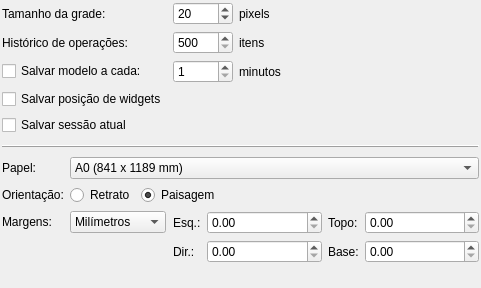
<?xml version="1.0" encoding="UTF-8"?>
<ui version="4.0">
 <class>ConfGeralWidget</class>
 <widget class="QWidget" name="ConfGeralWidget">
  <property name="geometry">
   <rect>
    <x>0</x>
    <y>0</y>
    <width>481</width>
    <height>288</height>
   </rect>
  </property>
  <property name="minimumSize">
   <size>
    <width>0</width>
    <height>0</height>
   </size>
  </property>
  <property name="windowTitle">
   <string>Form</string>
  </property>
  <layout class="QGridLayout" name="gridLayout_2">
   <property name="margin">
    <number>2</number>
   </property>
   <item row="0" column="0" colspan="2">
    <widget class="QLabel" name="tam_grade_lbl">
     <property name="sizePolicy">
      <sizepolicy hsizetype="Fixed" vsizetype="Preferred">
       <horstretch>0</horstretch>
       <verstretch>0</verstretch>
      </sizepolicy>
     </property>
     <property name="minimumSize">
      <size>
       <width>120</width>
       <height>0</height>
      </size>
     </property>
     <property name="text">
      <string>Tamanho da grade:</string>
     </property>
    </widget>
   </item>
   <item row="0" column="2" colspan="2">
    <layout class="QHBoxLayout" name="horizontalLayout_4">
     <item>
      <widget class="QSpinBox" name="tam_grade_spb">
       <property name="sizePolicy">
        <sizepolicy hsizetype="Minimum" vsizetype="Fixed">
         <horstretch>0</horstretch>
         <verstretch>0</verstretch>
        </sizepolicy>
       </property>
       <property name="minimumSize">
        <size>
         <width>60</width>
         <height>0</height>
        </size>
       </property>
       <property name="minimum">
        <number>10</number>
       </property>
       <property name="maximum">
        <number>100</number>
       </property>
       <property name="singleStep">
        <number>1</number>
       </property>
       <property name="value">
        <number>20</number>
       </property>
      </widget>
     </item>
     <item>
      <widget class="QLabel" name="label_9">
       <property name="sizePolicy">
        <sizepolicy hsizetype="Expanding" vsizetype="Preferred">
         <horstretch>0</horstretch>
         <verstretch>0</verstretch>
        </sizepolicy>
       </property>
       <property name="minimumSize">
        <size>
         <width>50</width>
         <height>0</height>
        </size>
       </property>
       <property name="maximumSize">
        <size>
         <width>16777215</width>
         <height>16777215</height>
        </size>
       </property>
       <property name="text">
        <string>pixels</string>
       </property>
      </widget>
     </item>
    </layout>
   </item>
   <item row="1" column="0" colspan="2">
    <widget class="QLabel" name="tam_lista_lbl">
     <property name="sizePolicy">
      <sizepolicy hsizetype="Fixed" vsizetype="Preferred">
       <horstretch>0</horstretch>
       <verstretch>0</verstretch>
      </sizepolicy>
     </property>
     <property name="minimumSize">
      <size>
       <width>120</width>
       <height>0</height>
      </size>
     </property>
     <property name="text">
      <string>Histórico de operações:</string>
     </property>
    </widget>
   </item>
   <item row="1" column="2" colspan="2">
    <layout class="QHBoxLayout" name="horizontalLayout_3">
     <item>
      <widget class="QSpinBox" name="tam_lista_spb">
       <property name="sizePolicy">
        <sizepolicy hsizetype="Minimum" vsizetype="Fixed">
         <horstretch>0</horstretch>
         <verstretch>0</verstretch>
        </sizepolicy>
       </property>
       <property name="minimumSize">
        <size>
         <width>60</width>
         <height>0</height>
        </size>
       </property>
       <property name="minimum">
        <number>500</number>
       </property>
       <property name="maximum">
        <number>1000</number>
       </property>
      </widget>
     </item>
     <item>
      <widget class="QLabel" name="label_8">
       <property name="sizePolicy">
        <sizepolicy hsizetype="Expanding" vsizetype="Preferred">
         <horstretch>0</horstretch>
         <verstretch>0</verstretch>
        </sizepolicy>
       </property>
       <property name="minimumSize">
        <size>
         <width>50</width>
         <height>0</height>
        </size>
       </property>
       <property name="maximumSize">
        <size>
         <width>16777215</width>
         <height>16777215</height>
        </size>
       </property>
       <property name="text">
        <string>itens</string>
       </property>
      </widget>
     </item>
    </layout>
   </item>
   <item row="2" column="0" colspan="2">
    <widget class="QCheckBox" name="salvar_mod_chk">
     <property name="sizePolicy">
      <sizepolicy hsizetype="Fixed" vsizetype="Fixed">
       <horstretch>0</horstretch>
       <verstretch>0</verstretch>
      </sizepolicy>
     </property>
     <property name="minimumSize">
      <size>
       <width>160</width>
       <height>0</height>
      </size>
     </property>
     <property name="text">
      <string>Salvar modelo a cada:</string>
     </property>
    </widget>
   </item>
   <item row="2" column="2" colspan="2">
    <layout class="QHBoxLayout" name="horizontalLayout_2">
     <item>
      <widget class="QSpinBox" name="salvar_mod_spb">
       <property name="sizePolicy">
        <sizepolicy hsizetype="Preferred" vsizetype="Fixed">
         <horstretch>0</horstretch>
         <verstretch>0</verstretch>
        </sizepolicy>
       </property>
       <property name="minimumSize">
        <size>
         <width>60</width>
         <height>0</height>
        </size>
       </property>
       <property name="minimum">
        <number>1</number>
       </property>
       <property name="maximum">
        <number>30</number>
       </property>
      </widget>
     </item>
     <item>
      <widget class="QLabel" name="label_3">
       <property name="sizePolicy">
        <sizepolicy hsizetype="Expanding" vsizetype="Preferred">
         <horstretch>0</horstretch>
         <verstretch>0</verstretch>
        </sizepolicy>
       </property>
       <property name="minimumSize">
        <size>
         <width>50</width>
         <height>0</height>
        </size>
       </property>
       <property name="maximumSize">
        <size>
         <width>16777215</width>
         <height>16777215</height>
        </size>
       </property>
       <property name="text">
        <string>minutos</string>
       </property>
      </widget>
     </item>
    </layout>
   </item>
   <item row="3" column="0" colspan="2">
    <widget class="QCheckBox" name="salvar_wgts_chk">
     <property name="sizePolicy">
      <sizepolicy hsizetype="Preferred" vsizetype="Fixed">
       <horstretch>0</horstretch>
       <verstretch>0</verstretch>
      </sizepolicy>
     </property>
     <property name="minimumSize">
      <size>
       <width>0</width>
       <height>0</height>
      </size>
     </property>
     <property name="text">
      <string>Salvar posição de widgets</string>
     </property>
    </widget>
   </item>
   <item row="4" column="0" colspan="2">
    <widget class="QCheckBox" name="salvar_sessao_chk">
     <property name="sizePolicy">
      <sizepolicy hsizetype="Fixed" vsizetype="Fixed">
       <horstretch>0</horstretch>
       <verstretch>0</verstretch>
      </sizepolicy>
     </property>
     <property name="minimumSize">
      <size>
       <width>0</width>
       <height>0</height>
      </size>
     </property>
     <property name="text">
      <string>Salvar sessão atual </string>
     </property>
    </widget>
   </item>
   <item row="5" column="0" colspan="4">
    <widget class="QFrame" name="frame_2">
     <property name="minimumSize">
      <size>
       <width>0</width>
       <height>10</height>
      </size>
     </property>
     <property name="frameShape">
      <enum>QFrame::HLine</enum>
     </property>
     <property name="frameShadow">
      <enum>QFrame::Raised</enum>
     </property>
    </widget>
   </item>
   <item row="6" column="0">
    <widget class="QLabel" name="papel_lbl">
     <property name="sizePolicy">
      <sizepolicy hsizetype="Fixed" vsizetype="Preferred">
       <horstretch>0</horstretch>
       <verstretch>0</verstretch>
      </sizepolicy>
     </property>
     <property name="text">
      <string>Papel:</string>
     </property>
    </widget>
   </item>
   <item row="6" column="1" colspan="3">
    <widget class="QComboBox" name="papel_cmb">
     <property name="sizePolicy">
      <sizepolicy hsizetype="Preferred" vsizetype="Fixed">
       <horstretch>0</horstretch>
       <verstretch>0</verstretch>
      </sizepolicy>
     </property>
     <property name="maximumSize">
      <size>
       <width>16777215</width>
       <height>16777215</height>
      </size>
     </property>
     <property name="currentIndex">
      <number>0</number>
     </property>
     <item>
      <property name="text">
       <string>A0 (841 x 1189 mm)</string>
      </property>
     </item>
     <item>
      <property name="text">
       <string>A1 (594 x 841 mm)</string>
      </property>
     </item>
     <item>
      <property name="text">
       <string>A2 (420 x 594 mm)</string>
      </property>
     </item>
     <item>
      <property name="text">
       <string>A3 (297 x 420 mm)</string>
      </property>
     </item>
     <item>
      <property name="text">
       <string>A4 (210 x 297 mm)</string>
      </property>
     </item>
     <item>
      <property name="text">
       <string>A5 (148 x 210 mm)</string>
      </property>
     </item>
     <item>
      <property name="text">
       <string>A6 (105 x 148 mm)</string>
      </property>
     </item>
     <item>
      <property name="text">
       <string>A7 (74 x 105 mm)</string>
      </property>
     </item>
     <item>
      <property name="text">
       <string>A8 (52 x 74 mm)</string>
      </property>
     </item>
     <item>
      <property name="text">
       <string>A9 (37 x 52 mm)</string>
      </property>
     </item>
     <item>
      <property name="text">
       <string>B0 (1030 x 1456 mm)</string>
      </property>
     </item>
     <item>
      <property name="text">
       <string>B1 (728 x 1030 mm)</string>
      </property>
     </item>
     <item>
      <property name="text">
       <string>B10 (32 x 45 mm)</string>
      </property>
     </item>
     <item>
      <property name="text">
       <string>B2 (515 x 728 mm)</string>
      </property>
     </item>
     <item>
      <property name="text">
       <string>B3 (364 x 515 mm)</string>
      </property>
     </item>
     <item>
      <property name="text">
       <string>B4 (257 x 364 mm)</string>
      </property>
     </item>
     <item>
      <property name="text">
       <string>B5 (182 x 257 mm)</string>
      </property>
     </item>
     <item>
      <property name="text">
       <string>B6 (128 x 182 mm)</string>
      </property>
     </item>
     <item>
      <property name="text">
       <string>B7 (91 x 128 mm)</string>
      </property>
     </item>
     <item>
      <property name="text">
       <string>B8 (64 x 91 mm)</string>
      </property>
     </item>
     <item>
      <property name="text">
       <string>B9 (45 x 64 mm)</string>
      </property>
     </item>
     <item>
      <property name="text">
       <string>C5E (163 x 229 mm)</string>
      </property>
     </item>
     <item>
      <property name="text">
       <string>Comm10E (105 x 241 mm)</string>
      </property>
     </item>
     <item>
      <property name="text">
       <string>DLE (110 x 220 mm)</string>
      </property>
     </item>
     <item>
      <property name="text">
       <string>Folio (210 x 330 mm)</string>
      </property>
     </item>
     <item>
      <property name="text">
       <string>Ledger (432 x 279 mm)</string>
      </property>
     </item>
     <item>
      <property name="text">
       <string>Legal (216 x 356 mm)</string>
      </property>
     </item>
     <item>
      <property name="text">
       <string>Letter (216 x 279 mm)</string>
      </property>
     </item>
     <item>
      <property name="text">
       <string>Tabloid (279 x 432 mm)</string>
      </property>
     </item>
     <item>
      <property name="text">
       <string>Personalizado (Baseado nas margens)</string>
      </property>
     </item>
    </widget>
   </item>
   <item row="7" column="0">
    <widget class="QLabel" name="orientacao_lbl">
     <property name="sizePolicy">
      <sizepolicy hsizetype="Fixed" vsizetype="Preferred">
       <horstretch>0</horstretch>
       <verstretch>0</verstretch>
      </sizepolicy>
     </property>
     <property name="text">
      <string>Orientação:</string>
     </property>
    </widget>
   </item>
   <item row="7" column="1" colspan="3">
    <layout class="QHBoxLayout" name="horizontalLayout">
     <item>
      <widget class="QRadioButton" name="retrato_rb">
       <property name="sizePolicy">
        <sizepolicy hsizetype="Preferred" vsizetype="Fixed">
         <horstretch>0</horstretch>
         <verstretch>0</verstretch>
        </sizepolicy>
       </property>
       <property name="text">
        <string>Retrato</string>
       </property>
      </widget>
     </item>
     <item>
      <widget class="QRadioButton" name="paisagem_rb">
       <property name="sizePolicy">
        <sizepolicy hsizetype="Expanding" vsizetype="Fixed">
         <horstretch>0</horstretch>
         <verstretch>0</verstretch>
        </sizepolicy>
       </property>
       <property name="text">
        <string>Paisagem</string>
       </property>
       <property name="checked">
        <bool>true</bool>
       </property>
      </widget>
     </item>
    </layout>
   </item>
   <item row="8" column="0">
    <widget class="QLabel" name="margens_lbl">
     <property name="sizePolicy">
      <sizepolicy hsizetype="Fixed" vsizetype="Preferred">
       <horstretch>0</horstretch>
       <verstretch>0</verstretch>
      </sizepolicy>
     </property>
     <property name="text">
      <string>Margens:</string>
     </property>
    </widget>
   </item>
   <item row="8" column="1">
    <widget class="QComboBox" name="unidade_cmb">
     <property name="sizePolicy">
      <sizepolicy hsizetype="Fixed" vsizetype="Fixed">
       <horstretch>0</horstretch>
       <verstretch>0</verstretch>
      </sizepolicy>
     </property>
     <property name="currentIndex">
      <number>0</number>
     </property>
     <item>
      <property name="text">
       <string>Milímetros</string>
      </property>
     </item>
     <item>
      <property name="text">
       <string>Pixels</string>
      </property>
     </item>
     <item>
      <property name="text">
       <string>Polegadas</string>
      </property>
     </item>
     <item>
      <property name="text">
       <string>Centímetros</string>
      </property>
     </item>
    </widget>
   </item>
   <item row="8" column="2" rowspan="2" colspan="2">
    <layout class="QGridLayout" name="gridLayout">
     <item row="0" column="0">
      <widget class="QLabel" name="label_2">
       <property name="text">
        <string>Esq.:</string>
       </property>
      </widget>
     </item>
     <item row="0" column="1">
      <widget class="QDoubleSpinBox" name="marg_esq">
       <property name="sizePolicy">
        <sizepolicy hsizetype="Expanding" vsizetype="Fixed">
         <horstretch>0</horstretch>
         <verstretch>0</verstretch>
        </sizepolicy>
       </property>
       <property name="minimumSize">
        <size>
         <width>50</width>
         <height>23</height>
        </size>
       </property>
       <property name="toolTip">
        <string>Margem esquerda</string>
       </property>
      </widget>
     </item>
     <item row="0" column="2">
      <widget class="QLabel" name="label_4">
       <property name="text">
        <string>Topo:</string>
       </property>
      </widget>
     </item>
     <item row="0" column="3">
      <widget class="QDoubleSpinBox" name="marg_topo">
       <property name="sizePolicy">
        <sizepolicy hsizetype="Expanding" vsizetype="Fixed">
         <horstretch>0</horstretch>
         <verstretch>0</verstretch>
        </sizepolicy>
       </property>
       <property name="minimumSize">
        <size>
         <width>50</width>
         <height>23</height>
        </size>
       </property>
       <property name="toolTip">
        <string>Margem topo</string>
       </property>
      </widget>
     </item>
     <item row="1" column="0">
      <widget class="QLabel" name="label">
       <property name="text">
        <string>Dir.:</string>
       </property>
      </widget>
     </item>
     <item row="1" column="1">
      <widget class="QDoubleSpinBox" name="marg_dir">
       <property name="sizePolicy">
        <sizepolicy hsizetype="Expanding" vsizetype="Fixed">
         <horstretch>0</horstretch>
         <verstretch>0</verstretch>
        </sizepolicy>
       </property>
       <property name="minimumSize">
        <size>
         <width>50</width>
         <height>23</height>
        </size>
       </property>
       <property name="toolTip">
        <string>Margem direita</string>
       </property>
      </widget>
     </item>
     <item row="1" column="2">
      <widget class="QLabel" name="label_5">
       <property name="text">
        <string>Base:</string>
       </property>
      </widget>
     </item>
     <item row="1" column="3">
      <widget class="QDoubleSpinBox" name="marg_base">
       <property name="sizePolicy">
        <sizepolicy hsizetype="Expanding" vsizetype="Fixed">
         <horstretch>0</horstretch>
         <verstretch>0</verstretch>
        </sizepolicy>
       </property>
       <property name="minimumSize">
        <size>
         <width>50</width>
         <height>23</height>
        </size>
       </property>
       <property name="toolTip">
        <string>Margem base</string>
       </property>
      </widget>
     </item>
    </layout>
   </item>
   <item row="9" column="0" colspan="2">
    <spacer name="horizontalSpacer">
     <property name="orientation">
      <enum>Qt::Horizontal</enum>
     </property>
     <property name="sizeHint" stdset="0">
      <size>
       <width>181</width>
       <height>22</height>
      </size>
     </property>
    </spacer>
   </item>
   <item row="10" column="3">
    <spacer name="verticalSpacer_3">
     <property name="orientation">
      <enum>Qt::Vertical</enum>
     </property>
     <property name="sizeHint" stdset="0">
      <size>
       <width>20</width>
       <height>30</height>
      </size>
     </property>
    </spacer>
   </item>
  </layout>
 </widget>
 <resources/>
 <connections/>
</ui>
